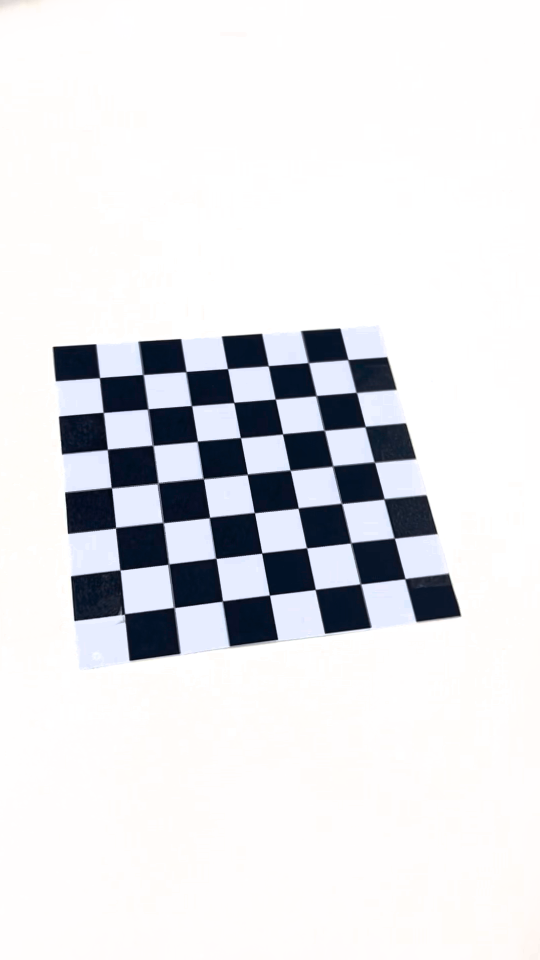
#> input picture frame 22 of data/chessboard.mp4, 1080 x 1920 px (shown at 1/2 size)
$ python distortion_correction.py   (older library calls are emulated)
#> lines starting #> are read from the running program, lines starting #| are printed output that depends on the picture
import cv2
import numpy as np
import pickle
import os

# ── 설정 ────────────────────────────────────────────────────
CALIB_FILE   = 'calibration_result.pkl'
INPUT_VIDEO  = 'data/chessboard.mp4'
OUTPUT_VIDEO = 'results/corrected.avi'
DEMO_FRAME   = 'results/demo_comparison.jpg'
# ────────────────────────────────────────────────────────────

if __name__ == '__main__':
    os.makedirs('results', exist_ok=True)

    with open(CALIB_FILE, 'rb') as f:
#> (reads calibration_result.pkl from the repository)
        data = pickle.load(f)
    K, dist, img_size = data['K'], data['dist'], data['img_size']

    # [수정] k3 값을 0으로 고정하여 과도한 뒤틀림 방지
    dist[0, 4] = 0

    # [수정] alpha=0으로 설정하여 검은 여백 없이 꽉 차게 보정
    new_K, roi = cv2.getOptimalNewCameraMatrix(K, dist, img_size, alpha=0, newImgSize=img_size)
    map1, map2 = cv2.initUndistortRectifyMap(K, dist, None, new_K, img_size, cv2.CV_32FC1)

    cap = cv2.VideoCapture(INPUT_VIDEO)
    fourcc = cv2.VideoWriter_fourcc(*'XVID')
    out = cv2.VideoWriter(OUTPUT_VIDEO, fourcc, cap.get(cv2.CAP_PROP_FPS), img_size)

    saved_demo = False
    print("[INFO] 보정 영상 생성 중...")

    while True:
        ret, frame = cap.read()
#> frame is the input picture: shape (1920, 1080, 3); mean B, G, R 230.1, 226.8, 226.1
        if not ret: break

        undistorted = cv2.remap(frame, map1, map2, cv2.INTER_LINEAR)
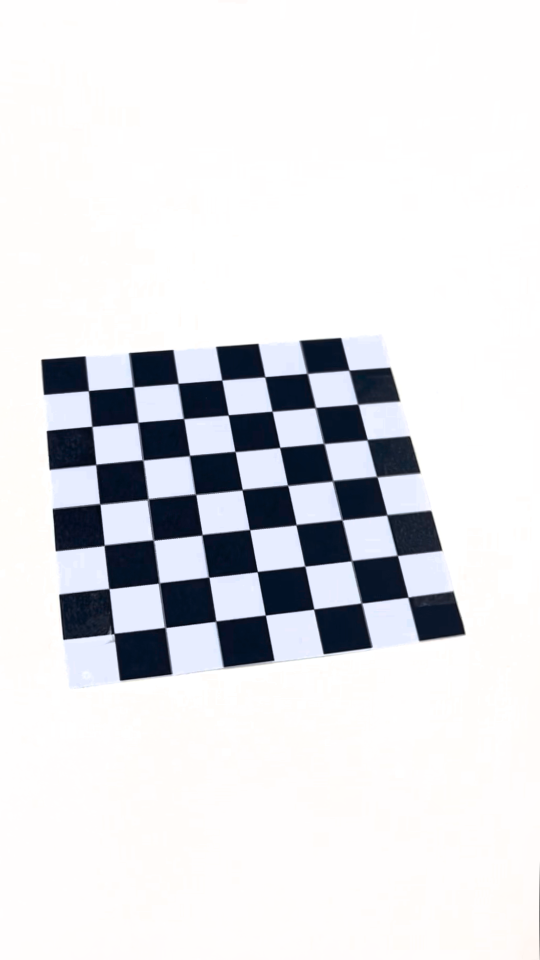
#> undistorted: shape (1920, 1080, 3) (shown at 1/2 size); mean B, G, R 228.4, 224.7, 223.8

        # 유효 영역 자르기 및 리사이즈
        x, y, w, h = roi
        if w > 0 and h > 0:
            undistorted = undistorted[y:y+h, x:x+w]
#> undistorted: shape (1919, 1079, 3)
            undistorted = cv2.resize(undistorted, img_size)
#> undistorted: shape (1920, 1080, 3)

        out.write(undistorted)

        if not saved_demo:
            side_by_side = np.hstack([frame, undistorted])
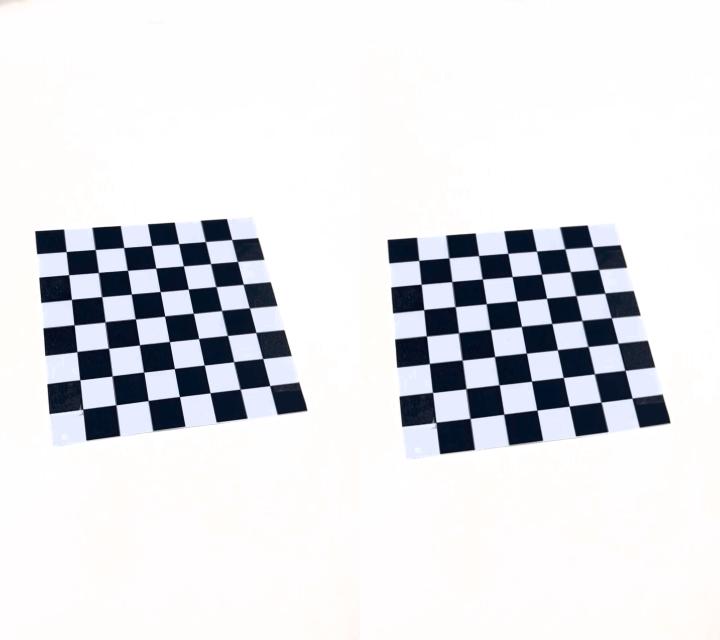
#> side_by_side: shape (1920, 2160, 3) (shown at 1/3 size); mean B, G, R 229.2, 225.7, 224.9
            cv2.imwrite(DEMO_FRAME, side_by_side) # README용 이미지
            saved_demo = True

        cv2.imshow('Final Result', undistorted)
        if cv2.waitKey(1) == 27: break
#> (key Esc is pressed here)

    cap.release()
    out.release()
    cv2.destroyAllWindows()
